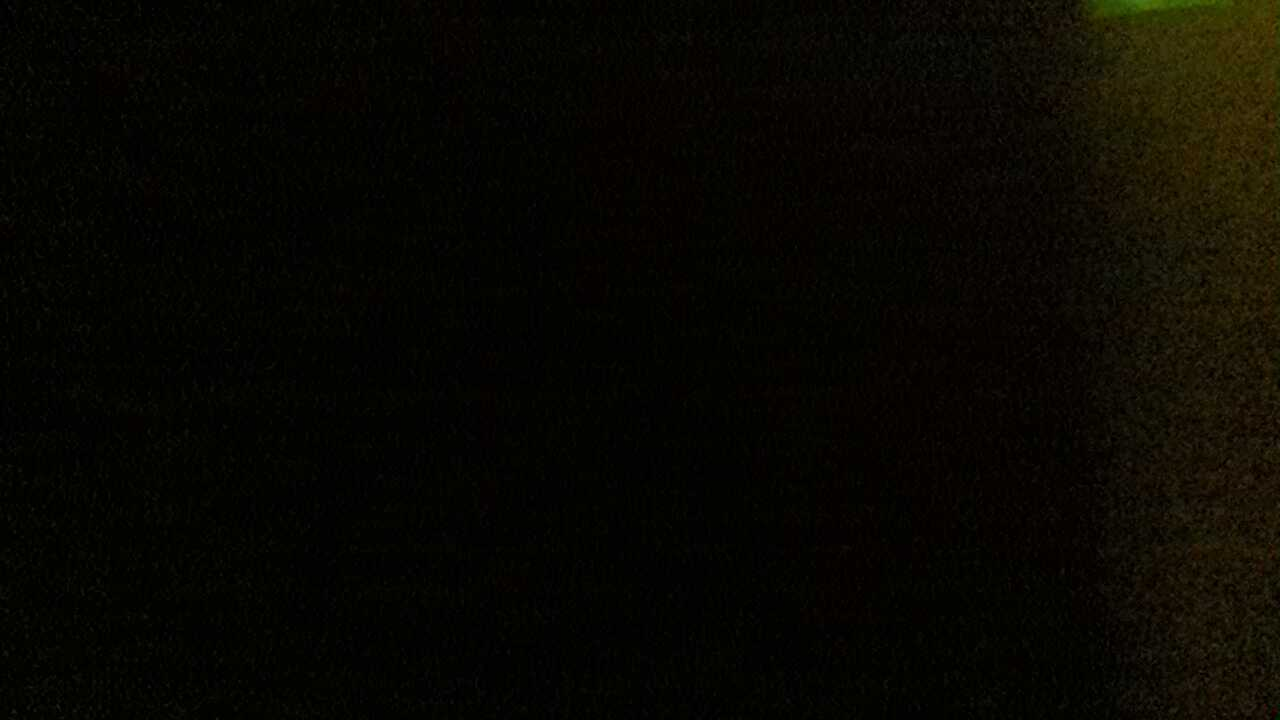
#> input picture data/images/bump_20260902_190157.jpg, 1280 x 720 px
$ python -i collector.py   (imports and definitions only)
#> lines starting #> are read from the running program, lines starting #| are printed output that depends on the picture
import os
import time
import json
import math
import logging
import urllib.request
from datetime import datetime
import cv2
import numpy as np

# [4 lines not run here, left out]

BASE_DIR = os.path.dirname(os.path.abspath(__file__))
DATA_DIR = os.path.join(BASE_DIR, "data")
IMG_DIR = os.path.join(DATA_DIR, "images")
ISSUES_FILE = os.path.join(DATA_DIR, "issues.json")
TELEMETRY_FILE = os.path.join(DATA_DIR, "telemetry.json")

# [1 line not run here, left out]

CAMERA_HOST = "http://10.63.105.80:8888"

# Thermal & Movement Optimization Settings
MIN_RIDE_SPEED_KMH = 3.5      # Zero image downloads while stationary (prevents phone heating)
BUMP_THRESHOLD = 4.2          # m/s^2 linear acceleration spike
BUMP_COOLDOWN = 2.5           # Cooldown between bump triggers (seconds)
VISION_SCAN_INTERVAL = 5.0    # Scan frame with OpenCV every 5 seconds while riding
PERIODIC_SURVEY_SEC = 25.0    # Periodic street capture interval while riding

last_bump_time = 0
last_vision_scan_time = 0
last_survey_time = 0

# [29 lines left out: functions get_json, fetch_image, load_issues, not called in this run]

def save_issues(issues):
    with open(ISSUES_FILE, "w") as f:
        json.dump(issues, f, indent=2)

# [19 lines left out: function extract_gps, not called in this run]

def detect_visual_anomalies(img_path):
#> called with img_path = 'data/images/bump_20260902_190157.jpg'
    img = cv2.imread(img_path)
#> img is the input picture: shape (720, 1280, 3); mean B, G, R 1.7, 6.9, 7.9
    if img is None:
        return False, None, 0.0

    h, w = img.shape[:2]
#> h = 720; w = 1280
    # Lower 50% road center ROI
    roi = img[int(h * 0.45):int(h * 0.95), int(w * 0.15):int(w * 0.85)]
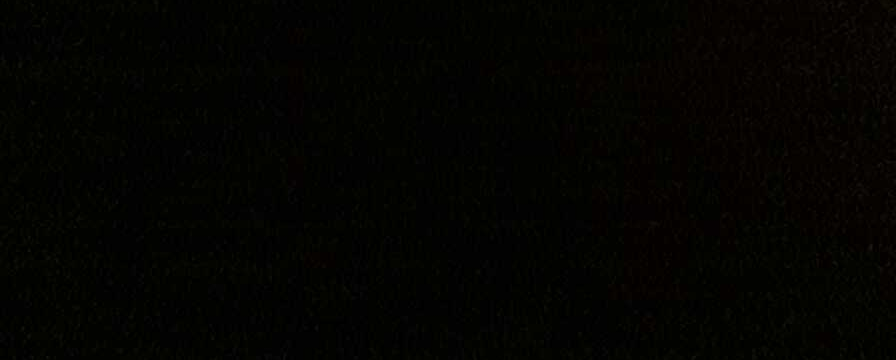
#> roi: shape (360, 896, 3); mean B, G, R 0.8, 3.3, 3.5
    gray = cv2.cvtColor(roi, cv2.COLOR_BGR2GRAY)
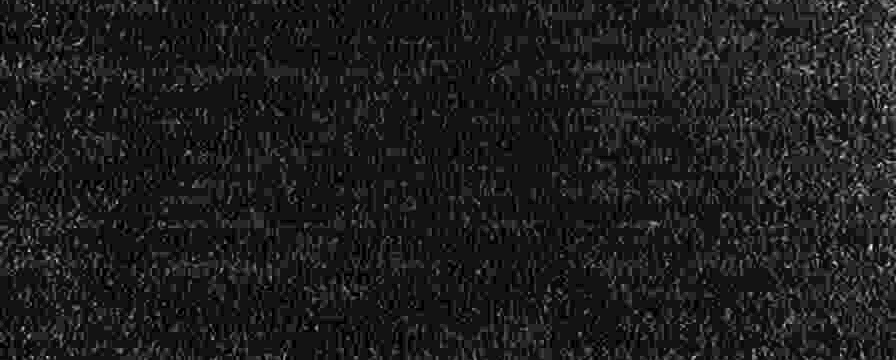
#> gray: shape (360, 896); min 0, max 26, mean 3; drawn with min black and max white
    blur = cv2.GaussianBlur(gray, (5, 5), 0)
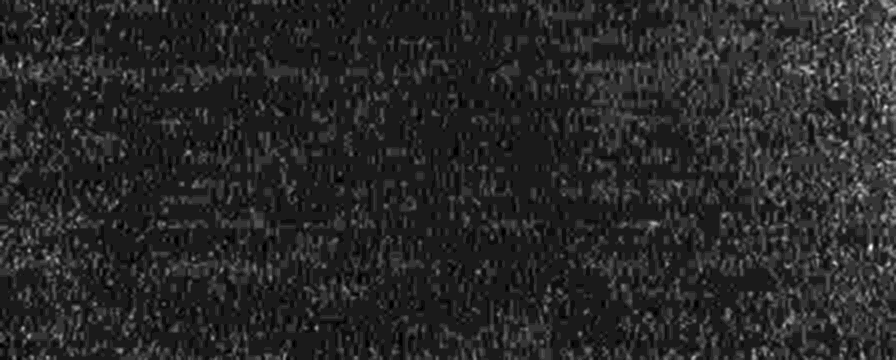
#> blur: shape (360, 896); min 0, max 19, mean 2.97; drawn with min black and max white

    median_val = np.median(blur)
#> median_val = 2
    diff = cv2.absdiff(blur, int(median_val))
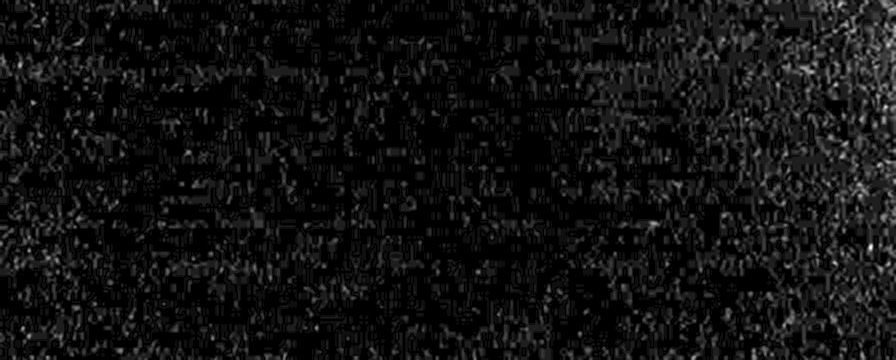
#> diff: shape (360, 896); min 0, max 17, mean 1.13; drawn with min black and max white
    _, thresh = cv2.threshold(diff, 50, 255, cv2.THRESH_BINARY)
#> thresh: shape (360, 896); every value is 0

    contours, _ = cv2.findContours(thresh, cv2.RETR_EXTERNAL, cv2.CHAIN_APPROX_SIMPLE)
#> contours = []
    hazard_blobs = [c for c in contours if 500 < cv2.contourArea(c) < 25000]
#> hazard_blobs = []

    if len(hazard_blobs) >= 2 or any(cv2.contourArea(c) > 3000 for c in hazard_blobs):
        conf = min(0.95, 0.70 + len(hazard_blobs) * 0.05)
        if conf >= 0.75:
            return True, "Garbage / Rubble Cluster", conf

    return False, None, 0.0

def sync_github():
    os.system("nohup bash /home/droid/workspace/projects/road-issue-mapper/sync_github.sh >/dev/null 2>&1 &")

# [148 lines left out: functions record_defect, run_collector, not called in this run]

# [2 lines not run here, left out]

>>> result = detect_visual_anomalies('data/images/bump_20260902_190157.jpg')

$ run again, on data/images/bump_20260902_190528.jpg
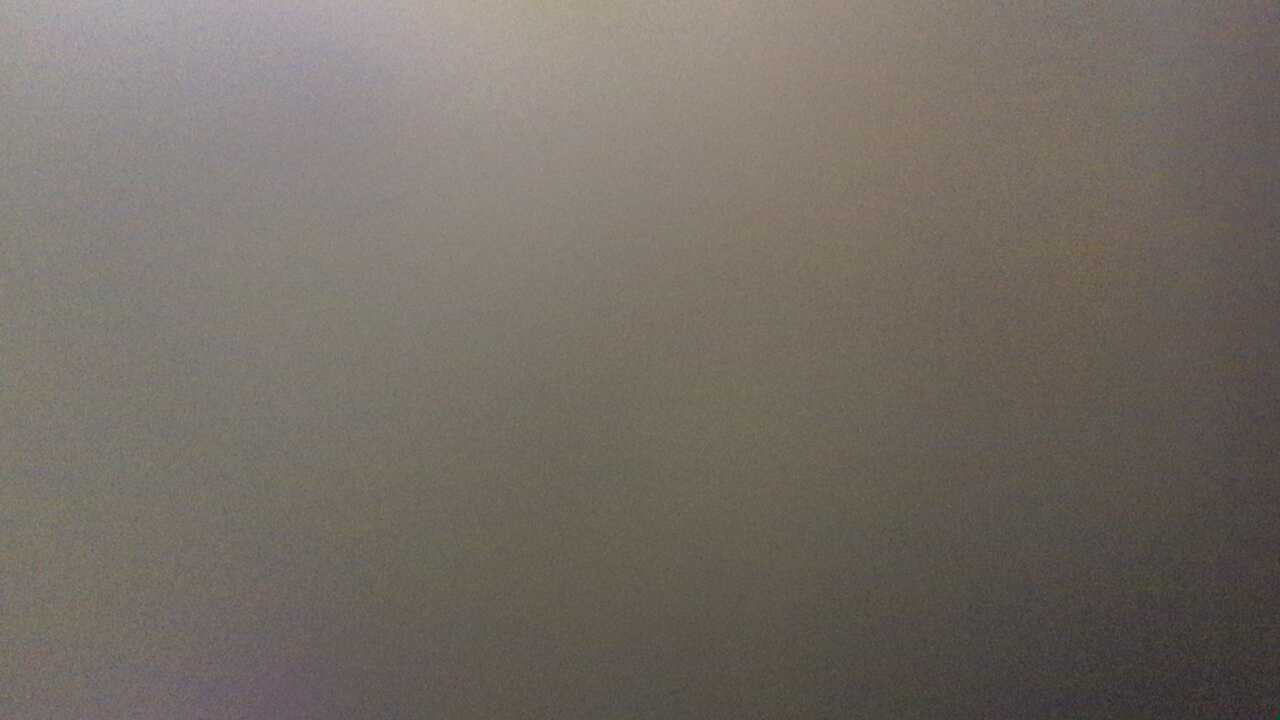
#> input picture data/images/bump_20260902_190528.jpg, 1280 x 720 px
#> in detect_visual_anomalies, img is the input picture: shape (720, 1280, 3); mean B, G, R 101.2, 108.9, 116.2
#> in detect_visual_anomalies, `roi = img[int(h * 0.45):int(h * 0.95), int(w * 0.15):int(w * 0.85)]`:
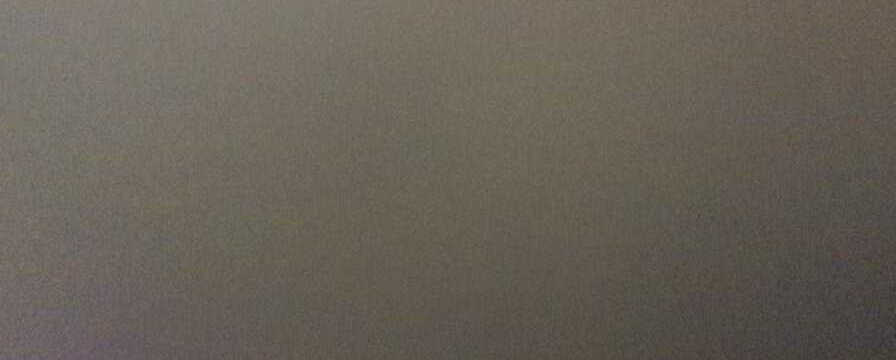
#> roi: shape (360, 896, 3); mean B, G, R 87.6, 97.1, 103.6
#> median_val = 98
#> in detect_visual_anomalies, `diff = cv2.absdiff(blur, int(median_val))`:
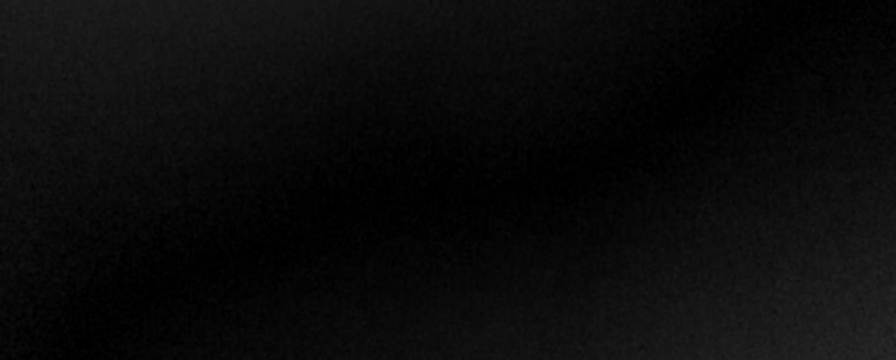
#> diff: shape (360, 896); min 0, max 42, mean 10.6
#> thresh: shape (360, 896); every value is 0
#> contours = []

$ run again, on data/images/bump_20260902_190551.jpg
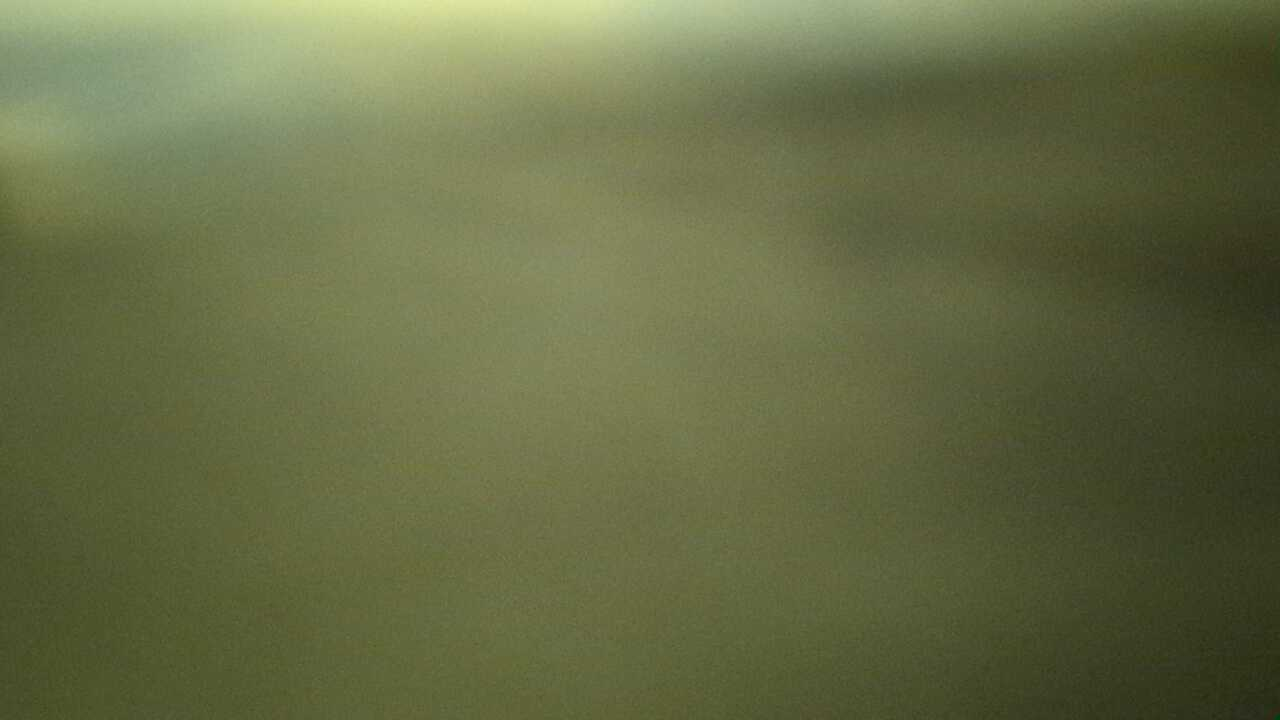
#> input picture data/images/bump_20260902_190551.jpg, 1280 x 720 px
#> in detect_visual_anomalies, img is the input picture: shape (720, 1280, 3); mean B, G, R 69, 107.6, 101.7
#> in detect_visual_anomalies, `gray = cv2.cvtColor(roi, cv2.COLOR_BGR2GRAY)`:
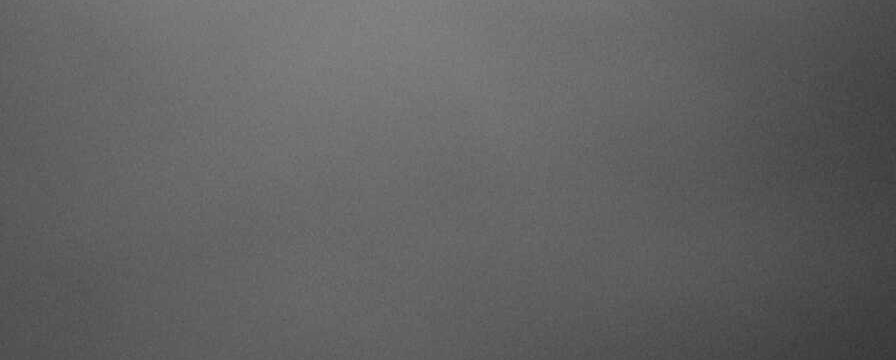
#> gray: shape (360, 896); min 49, max 135, mean 97.9
#> median_val = 99
#> in detect_visual_anomalies, `diff = cv2.absdiff(blur, int(median_val))`:
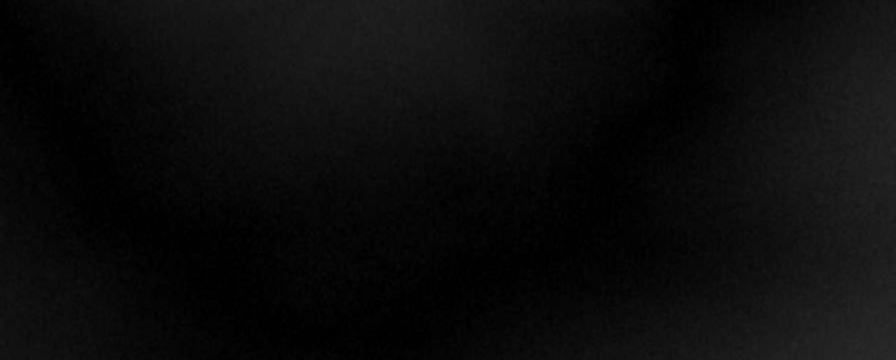
#> diff: shape (360, 896); min 0, max 42, mean 11.2
#> thresh: shape (360, 896); every value is 0
#> contours = []
